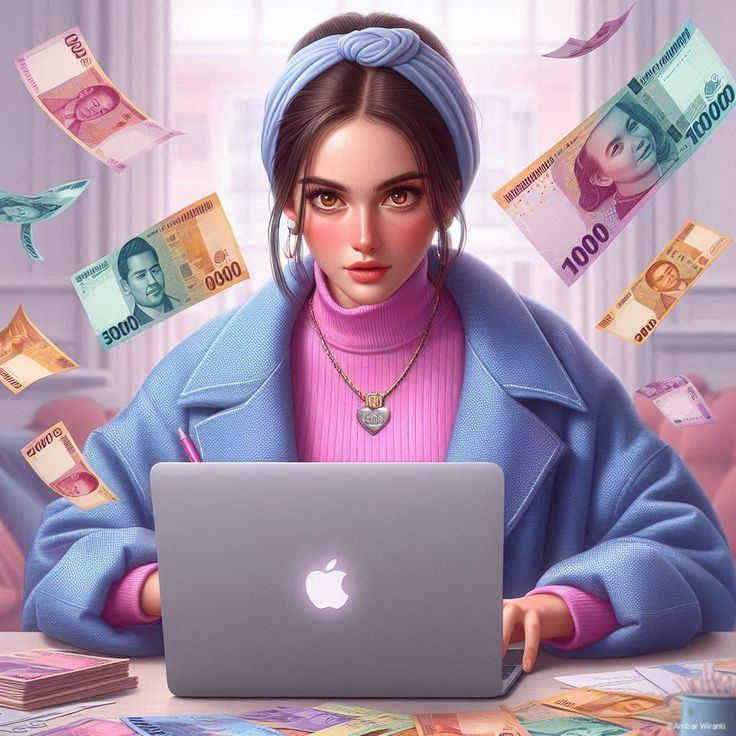
#> input picture 25_Python_Projects/Photo manipulation in Python/input_image.jpg, 736 x 736 px, given in place of input_image1.jpg, which was not available
$ python main.py
#> lines starting #> are read from the running program, lines starting #| are printed output that depends on the picture; pictures that were not available may be replaced by others from this repository, and a replacement may not be noted
#> in open_image, image is the input picture: PIL image 736x736 RGB; mean R, G, B 164.3, 144.7, 164.3
from PIL import Image, ImageEnhance, ImageFilter
import os
from termcolor import colored

def change_contrast(image, factor):
#> called with factor = 1.5
    enhancer = ImageEnhance.Contrast(image)
    return enhancer.enhance(factor)
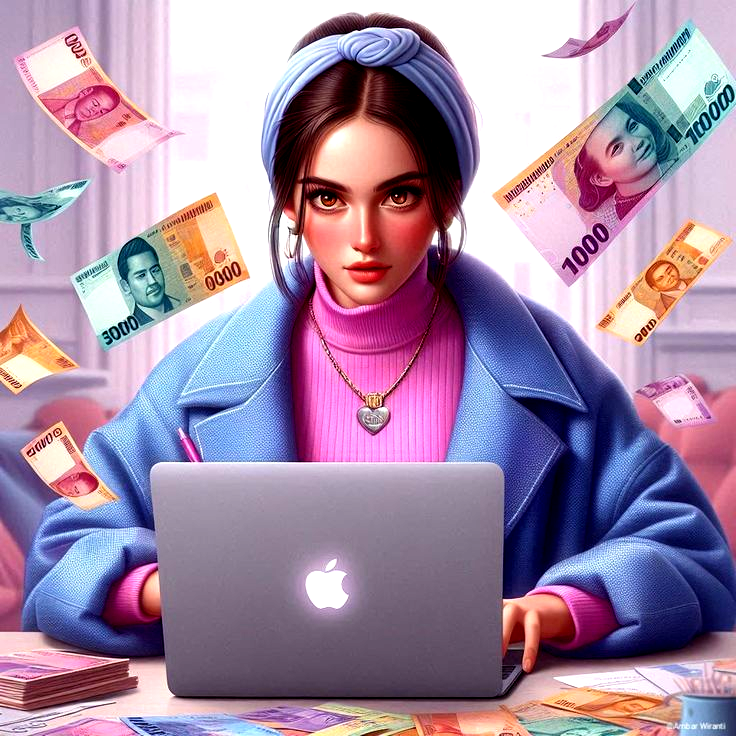
#> returned value: PIL image 736x736 RGB; mean R, G, B 163.8, 139.3, 165.9

def change_brightness(image, factor):
#> called with factor = 1.2
    enhancer = ImageEnhance.Brightness(image)
    return enhancer.enhance(factor)
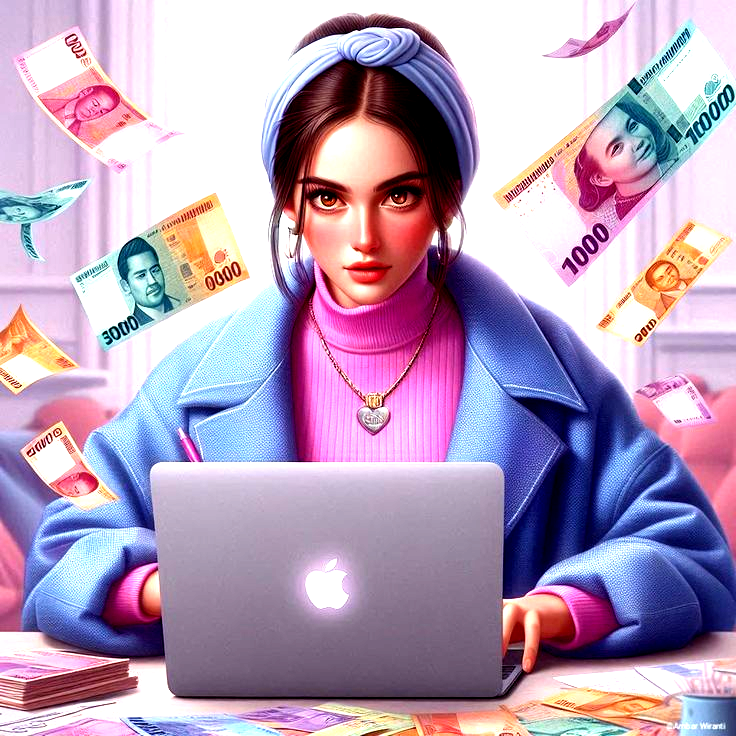
#> returned value: PIL image 736x736 RGB; mean R, G, B 182.1, 159.1, 186.6

def apply_blur(image, radius):
#> called with radius = 2
    return image.filter(ImageFilter.GaussianBlur(radius))
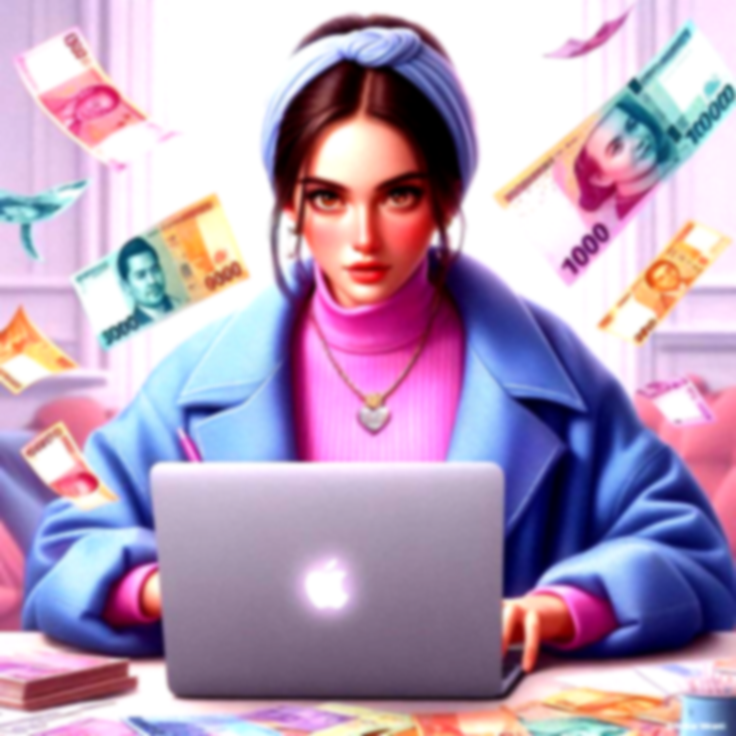
#> returned value: PIL image 736x736 RGB; mean R, G, B 182.1, 159.1, 186.6

def open_image(file_path):
    try:
        image = Image.open(file_path)
        print(colored(f"Image loaded successfully: {file_path}", 'green'))
        return image
    except FileNotFoundError:
        print(colored(f"Error: The file at {file_path} was not found.", 'red'))
    except Exception as e:
        print(colored(f"An error occurred: {e}", 'red'))
    return None

def save_image(image, output_path):
    try:
        image.save(output_path)
        print(colored(f"Image saved successfully to {output_path}", 'green'))
    except Exception as e:
        print(colored(f"Failed to save image: {e}", 'red'))

def process_images(input_paths, output_paths):
    for i in range(len(input_paths)):
        input_path = input_paths[i]
        output_path = output_paths[i]

        image = open_image(input_path)
        if not image:
            continue

        contrast_factor = 1.5
        image = change_contrast(image, contrast_factor)

        brightness_factor = 1.2
        image = change_brightness(image, brightness_factor)

        blur_radius = 2
        image = apply_blur(image, blur_radius)

        save_image(image, output_path)
#> pass 2 of the loop in process_images, `for i in range(len(input_paths)):`:
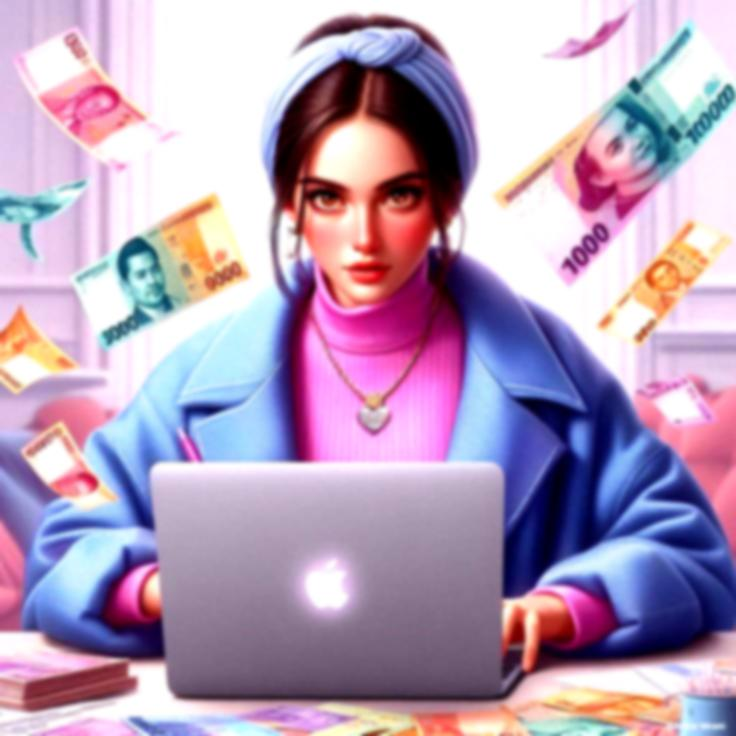
#> input picture 25_Python_Projects/Photo manipulation in Python/output_image1.jpg, 736 x 736 px, given in place of input_image2.jpg, which was not available
#> in open_image, image is the input picture: PIL image 736x736 RGB; mean R, G, B 181.9, 159, 186.5
#> in change_contrast (call 2), `return enhancer.enhance(factor)`:
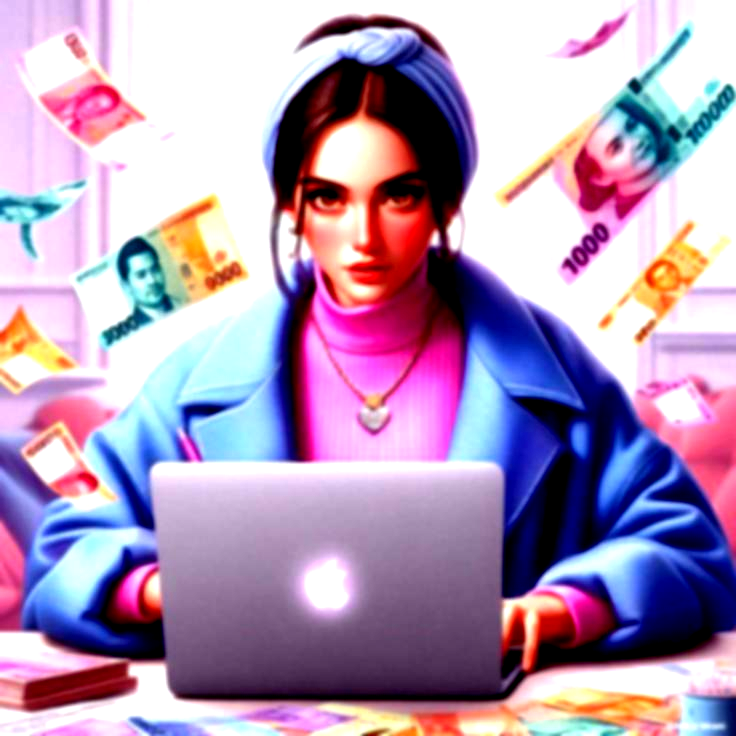
#> returned value: PIL image 736x736 RGB; mean R, G, B 177.5, 152.5, 183.6
#> in apply_blur (call 2), `return image.filter(ImageFilter.GaussianBlur(radius))`:
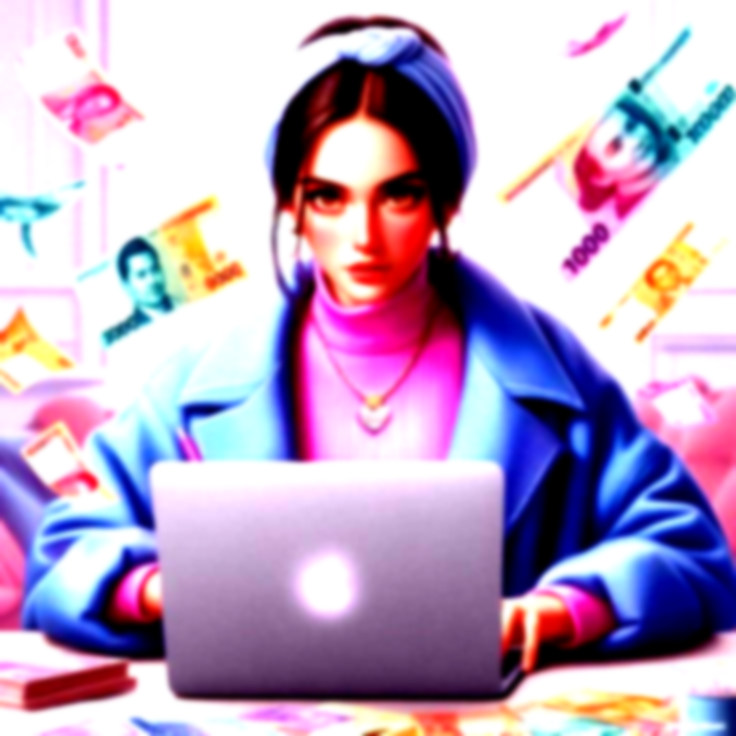
#> returned value: PIL image 736x736 RGB; mean R, G, B 188.6, 166.2, 196.3

def main():
    input_paths = ["input_image1.jpg", "input_image2.jpg"]
    output_paths = ["output_image1.jpg", "output_image2.jpg"]
    process_images(input_paths, output_paths)

if __name__ == "__main__":
    main()
